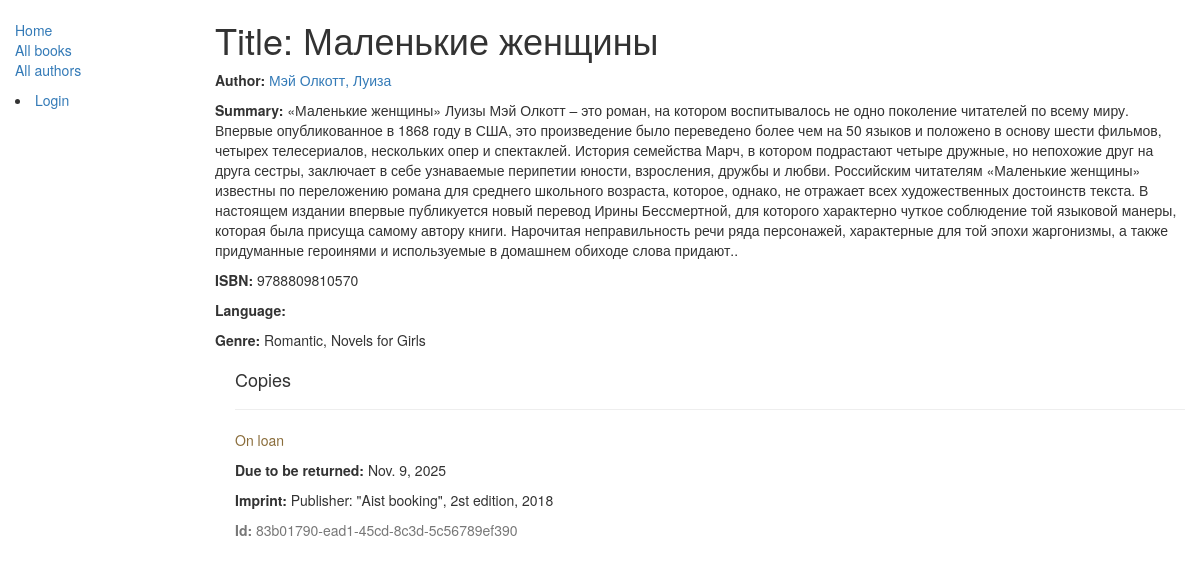
Before: /catalog/book/2/ with the older database file.
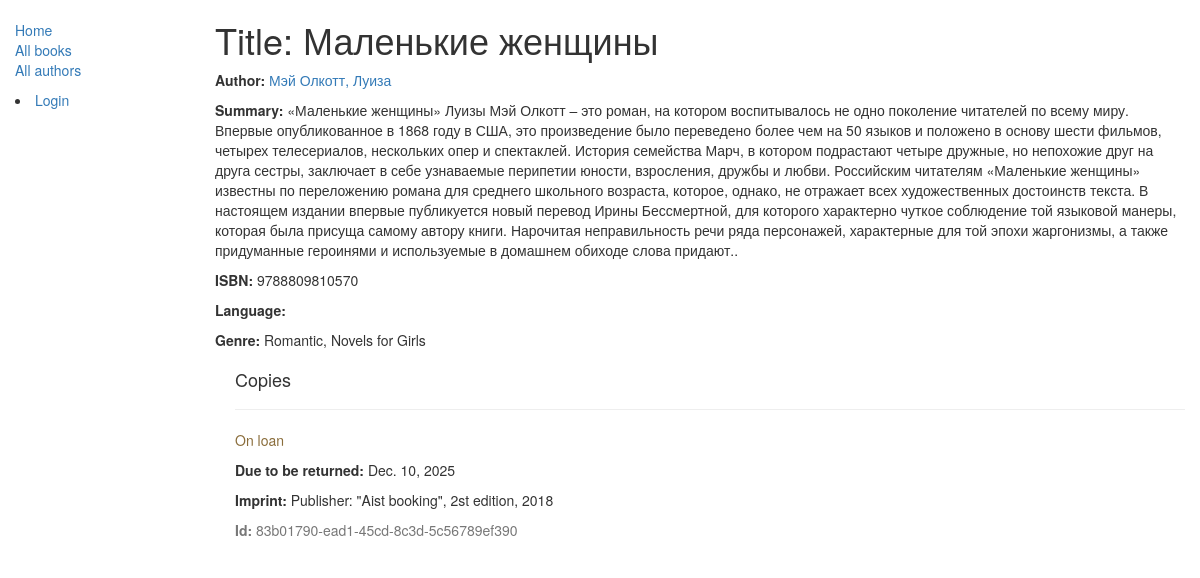
After: the same page with the newer database file.
### catalog/models.py (models this page shows, shortened)
class BookInstance(models.Model):
    id = models.UUIDField(primary_key=True, default=uuid.uuid4, help_text="Unique ID for this particular book across whole library")
    book = models.ForeignKey('Book', on_delete=models.SET_NULL, null=True)
    imprint = models.CharField(max_length=200)
    due_back = models.DateField(null=True, blank=True)
    borrower = models.ForeignKey(User, on_delete=models.SET_NULL, null=True, blank=True)
    LOAN_STATUS = (
        ('m', 'Maintenance'),
        ('o', 'On loan'),
        ('a', 'Available'),
        ('r', 'Reserved'),
    )
    status = models.CharField(max_length=1, choices=LOAN_STATUS, blank=True, default='m', help_text='Book availability')
    class Meta:
        ordering = ["due_back"]
        permissions = (("can_mark_returned", "Set book as returned"),)

### catalog/views.py (the view)
# urls.py: re_path(r'^book/(?P<pk>\d+)/$', views.BookDetailView.as_view(), name='book-detail'),
class BookDetailView(generic.DetailView):
    model = Book

### catalog/models.py (called while the page is built)
    def __str__(self):
        return self.name

    def __str__(self):
        return '%s, %s' % (self.last_name, self.first_name)

### catalog/templates/catalog/book_detail.html (shortened to what this page needs)
{% extends "catalog/base_generic.html" %}
{% block content %}
  <h1>Title: {{ book.title }}</h1>
  <p><strong>Author:</strong> <a href="{% url 'author-detail' book.author.pk %}">{{ book.author }}</a>
  <p><strong>Summary:</strong> {{ book.summary }}</p>
  <p><strong>ISBN:</strong> {{ book.isbn }}</p>
  <p><strong>Language:</strong> {{ book.language }}</p>
  <p><strong>Genre:</strong> {% for genre in book.genre.all %} {{ genre }}{% if not forloop.last %}, {% endif %}{% endfor %}</p>
  <div style="margin-left:20px;margin-top:20px">
    <h4>Copies</h4>
    {% for copy in book.bookinstance_set.all %}
    <hr>
    <p class="{% if copy.status == 'a' %}text-success{% elif copy.status == 'd' %}text-danger{% else %}text-warning{% endif %}">{{ copy.get_status_display }}</p>
    {% if copy.status != 'a' %}<p><strong>Due to be returned:</strong> {{copy.due_back}}</p>{% endif %}
    <p><strong>Imprint:</strong> {{copy.imprint}}</p>
    <p class="text-muted"><strong>Id:</strong> {{copy.id}}</p>
    {% endfor %}
  </div>
{% endblock %}

Changed rows visible on the page:
changed BookInstance "On loan": due_back "Nov. 9, 2025" → "Dec. 10, 2025"
